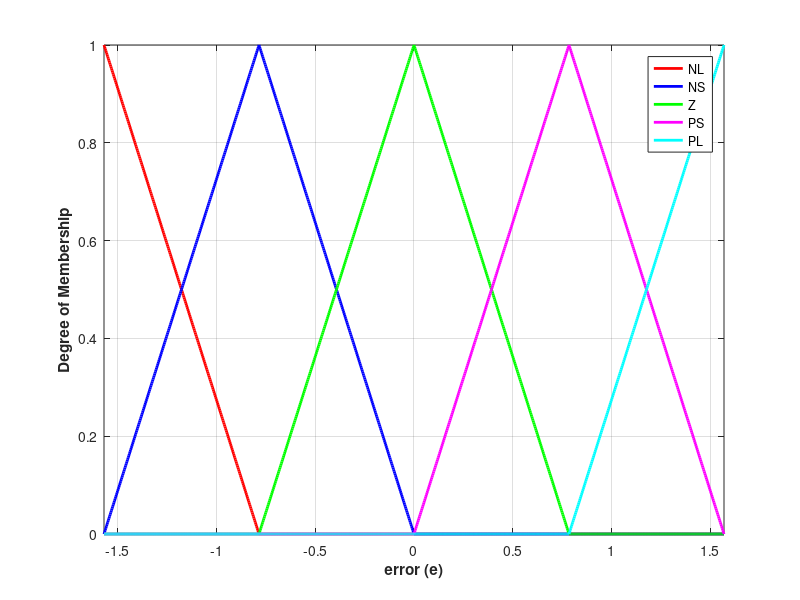
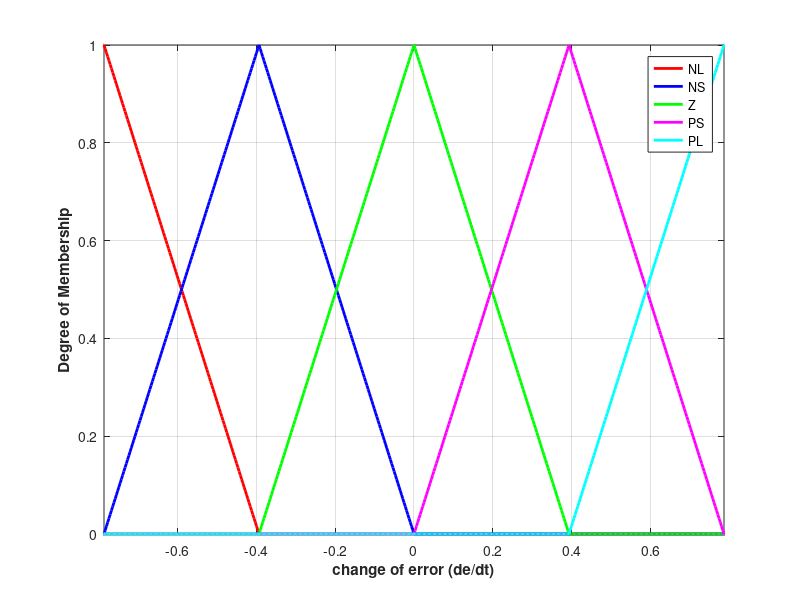
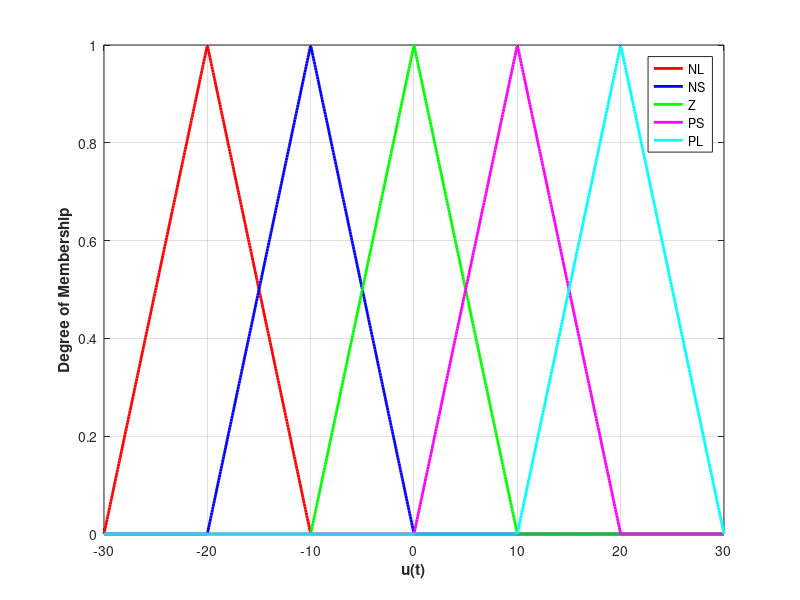
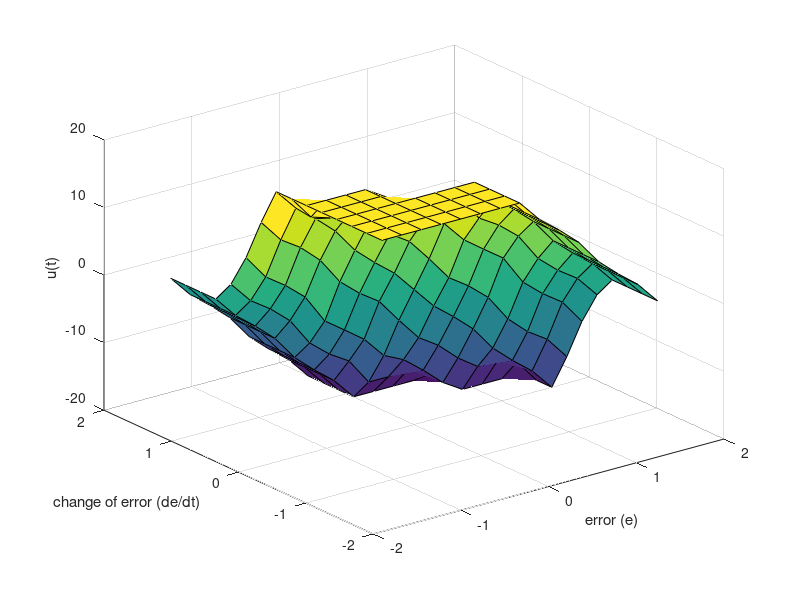

These charts were generated, in order, by the following MATLAB code:
a=newfis('Inverted Pendalum');
a=addvar(a,'input','error (e)',[-pi/2 pi/2]);
a=addmf(a,'input',1,'NL','trimf', [-inf -pi/2 -pi/4]);
a=addmf(a,'input',1,'NS','trimf', [-pi/2 -pi/4 0]);
a=addmf(a,'input',1,'Z','trimf', [-pi/4 0 pi/4]);
a=addmf(a,'input',1,'PS','trimf', [0 pi/4 pi/2]);
a=addmf(a,'input',1,'PL','trimf', [pi/4 pi/2 +inf]);
a=addvar(a,'input','change of error (de/dt)',[-pi/2 pi/2]);
a=addmf(a,'input',2,'NL','trimf', [-inf -pi/4 -pi/8]);
a=addmf(a,'input',2,'NS','trimf', [-pi/4 -pi/8 0]);
a=addmf(a,'input',2,'Z','trimf', [-pi/8 0 pi/8]);
a=addmf(a,'input',2,'PS','trimf', [0 pi/8 pi/4]);
a=addmf(a,'input',2,'PL','trimf', [pi/8 pi/4 +inf]);
a=addvar(a,'output','u(t)', [-30 30]);
a=addmf(a,'output',1,'NL','trimf', [-30 -20 -10]);
a=addmf(a,'output',1,'NS','trimf', [-20 -10 0]);
a=addmf(a,'output',1,'Z','trimf', [-10 0 10]);
a=addmf(a,'output',1,'PS','trimf', [0 10 20]);
a=addmf(a,'output',1,'PL','trimf', [10 20 30]);
rulelist=[1 1 5 1 1;
          1 2 5 1 1;
          1 3 5 1 1;
          1 4 4 1 1;
          1 5 3 1 1;
          2 1 5 1 1;
          2 2 5 1 1;
          2 3 4 1 1;
          2 4 3 1 1;
          2 5 2 1 1;
          3 1 5 1 1;
          3 2 4 1 1;
          3 3 3 1 1;
          3 4 2 1 1;
          3 5 1 1 1;
          4 1 4 1 1;
          4 2 3 1 1;
          4 3 2 1 1;
          4 4 1 1 1;
          4 5 1 1 1;
          5 1 3 1 1;
          5 2 2 1 1;
          5 3 1 1 1;
          5 4 1 1 1;
          5 5 1 1 1;];
a=addrule(a,rulelist);
plotmf(a,'input',1);
axis([-pi/2 pi/2 0 1])
figure
plotmf(a,'input',2);
axis([-pi/4 pi/4 0 1])
figure
plotmf(a,'output',1);
axis([-30 30 0 1])
% temp=8;
% out=evalfis(temp,a);
gensurf(a);
    % i=1;
    % for temp=0:0.1:100;
    %     out(i)=evalfis(temp,a);
    %     i=i+1;
    % end
    % plot(out,temp)
% a.input.mf(1).params
% a.input.mf(1).type




